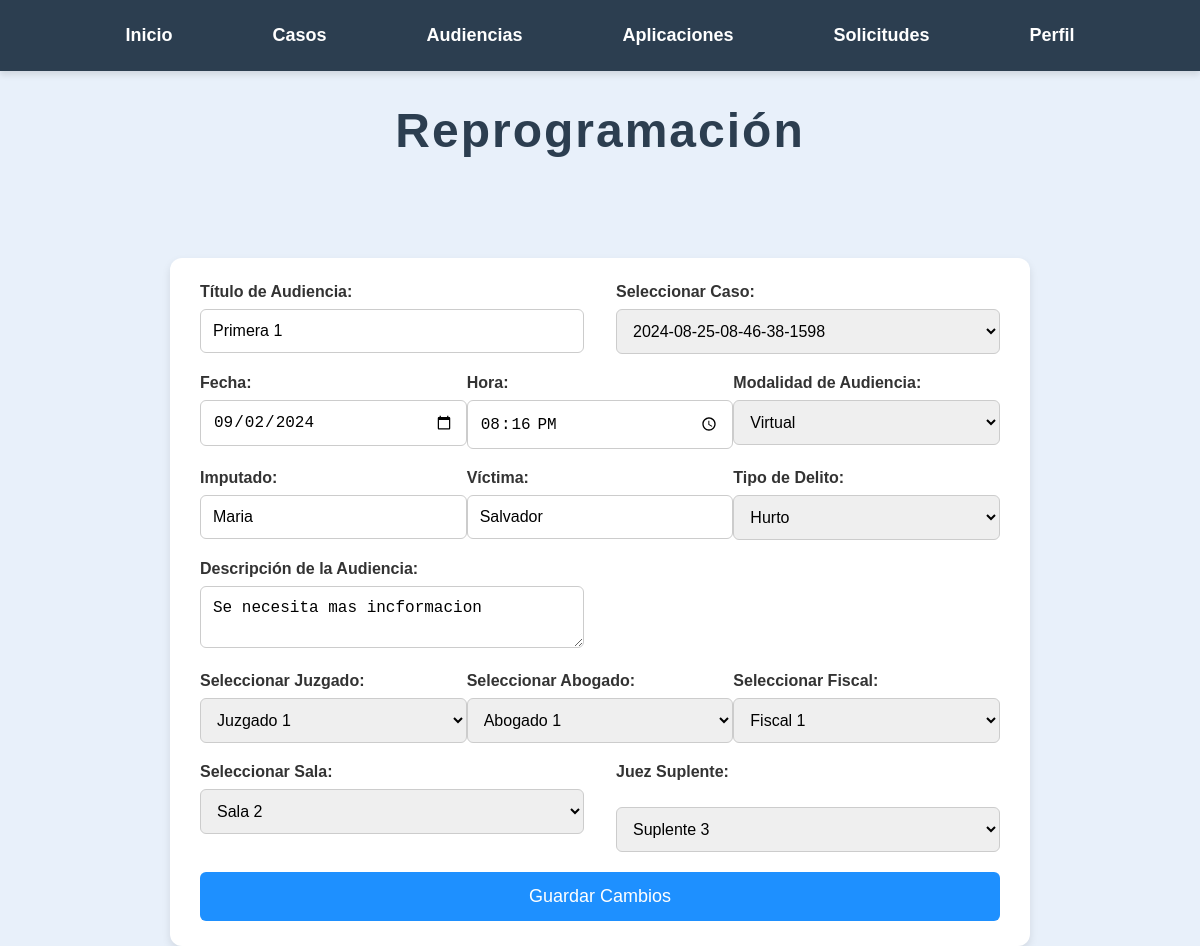
The app's page /Audiencias/editar_audiencia.php?id=8 (signed in), older data.
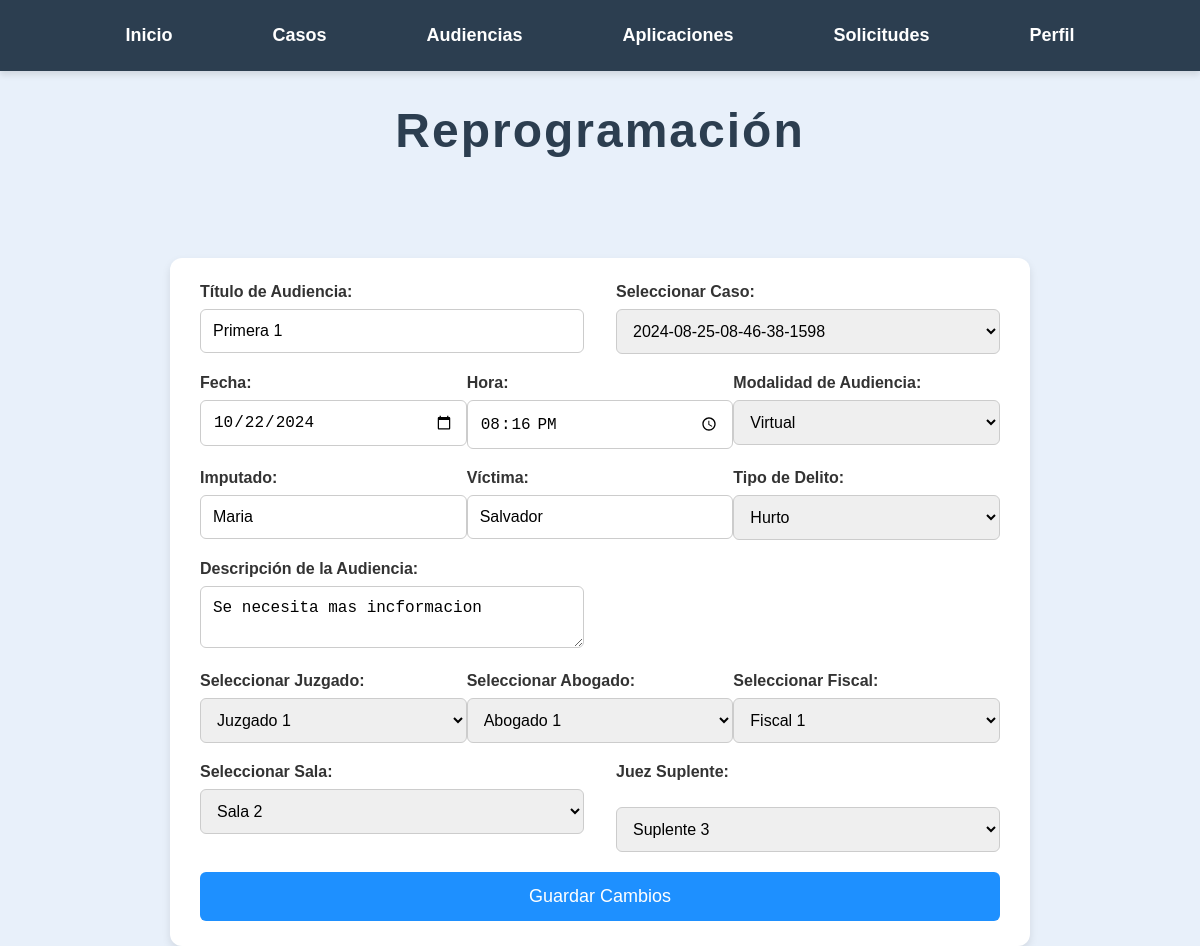
The same page, newer data.
### tables this page shows
CREATE TABLE `audiencias` (
  `id` int(11) NOT NULL,
  `titulo` varchar(255) NOT NULL,
  `caso` varchar(50) NOT NULL,
  `modalidad` varchar(50) NOT NULL,
  `fecha` date NOT NULL,
  `hora` time NOT NULL,
  `imputado` varchar(255) NOT NULL,
  `victima` varchar(255) NOT NULL,
  `delito` varchar(50) NOT NULL,
  `descripcion` text DEFAULT NULL,
  `juzgado` varchar(50) NOT NULL,
  `abogado` varchar(50) NOT NULL,
  `fiscal` varchar(50) NOT NULL,
  `sala` varchar(50) NOT NULL,
  `juez_suplente` varchar(50) NOT NULL
);

### Audiencias/editar_audiencia.php (the view, shortened to what the changed rows need)
<?php
function conectarDB() {
    $conn = new mysqli("localhost", "root", "", "legalcc");
    return $conn;
}
$conn = conectarDB();
$id = $_GET["id"];
$sql_audiencia = "SELECT * FROM audiencias WHERE id = $id";
$result_audiencia = $conn->query($sql_audiencia);
if ($result_audiencia->num_rows > 0) {
    $row = $result_audiencia->fetch_assoc();
    $sql_cases = "SELECT referencia FROM casos";
    $result_cases = $conn->query($sql_cases);
    $selected_case = $row['caso'];
    $currentPage = htmlspecialchars($_SERVER["PHP_SELF"]);
?>
<?php
$user_id = $_SESSION['user_id'];
$sql = "SELECT tipo FROM usuarios WHERE id = ?";
$stmt = $conn->prepare($sql);
$stmt->bind_param("i", $user_id);
$stmt->execute();
$stmt->bind_result($tipo_usuario);
?>
<!DOCTYPE html>
<html>
<head>
</head>
<body>
<nav>
        <ul>
            <li><a href="/Pagina_principal.php">Inicio</a></li>
            <li>
                <a href="/Casos/Buscar_Casos.php">Casos</a>
            </li>
            <li><a href="/Audiencias/Buscar_Audiencias.php">Audiencias</a></li>
            <li><a href="apps.php">Aplicaciones</a></li>
            <?php if ($tipo_usuario === 'juez'): ?>
            <li><a href="/Audiencias/ver_solicitudes.php">Solicitudes</a></li>
            <?php endif; ?>
            <li>
                <a href="/formularios/Perfil.php">Perfil</a>
            </li>
        </ul>
    </nav>
    <center><h1>Reprogramación</h1></center>
    <div class="container">
        <form method="post" action="<?= $currentPage ?>">
            <div style="display: flex; justify-content: space-between;">
                <div style="width: 48%;">
                    <label for="titulo">Título de Audiencia:</label>
                    <input type="text" id="titulo" name="titulo" value="<?= $row['titulo']; ?>">
                </div>
                <div style="width: 48%;">
                    <label for="caso">Seleccionar Caso:</label>
                    <select id="caso" name="caso">
                        <?php
                        while($row_case = $result_cases->fetch_assoc()) {
                            $selected = ($row_case['referencia'] == $selected_case) ? "selected" : "";
                            echo "<option value='{$row_case['referencia']}' $selected>{$row_case['referencia']}</option>";
                        }
                        ?>
                    </select>
                </div>
            </div>
            <div style="display: flex; justify-content: space-between;">
                <div style="width: 48%;">
                    <label for="fecha">Fecha:</label>
                    <input type="date" id="fecha" name="fecha" value="<?= $row['fecha']; ?>">
                </div>
                <div style="width: 48%;">
                    <label for="hora">Hora:</label>
                    <input type="time" id="hora" name="hora" value="<?= $row['hora']; ?>">
                </div>
                <div style="width: 48%;">
                    <label for="modalidad">Modalidad de Audiencia:</label>
                    <select id="modalidad" name="modalidad">
                        <option value="Virtual" <?= ($row['modalidad'] == 'Virtual') ? 'selected' : ''; ?>>Virtual</option>
                    </select>
                </div>
            </div>
            <div style="display: flex; justify-content: space-between;">
                <div style="width: 48%;">
                    <label for="imputado">Imputado:</label>
                    <input type="text" id="imputado" name="imputado" value="<?= $row['imputado']; ?>">
                </div>
                <div style="width: 48%;">
                    <label for="victima">Víctima:</label>
                    <input type="text" id="victima" name="victima" value="<?= $row['victima']; ?>">
                </div>
                <div style="width: 48%;">
                    <label for="delito">Tipo de Delito:</label>
                    <select id="delito" name="delito">
                        <option value="Hurto" <?= ($row['delito'] == 'Hurto') ? 'selected' : ''; ?>>Hurto</option>
                    </select>
                </div>
            </div>
            <div style="display: flex; justify-content: space-between;">
                <div style="width: 48%;">
                    <label for="descripcion">Descripción de la Audiencia:</label>
                    <textarea id="descripcion" name="descripcion"><?= $row['descripcion']; ?></textarea>
                </div>
            </div>
            <div style="display: flex; justify-content: space-between;">
                <div style="width: 48%;">
                    <label for="juzgado">Seleccionar Juzgado:</label>
                    <select id="juzgado" name="juzgado">
                        <option value="Juzgado 1" <?= ($row['juzgado'] == 'Juzgado 1') ? 'selected' : ''; ?>>Juzgado 1</option>
                    </select>
                </div>
                <div style="width: 48%;">
                    <label for="abogado">Seleccionar Abogado:</label>
                    <select id="abogado" name="abogado">
                        <option value="Abogado 1" <?= ($row['abogado'] == 'Abogado 1') ? 'selected' : ''; ?>>Abogado 1</option>
                    </select>
                </div>
                <div style="width: 48%;">
                    <label for="fiscal">Seleccionar Fiscal:</label>
                    <select id="fiscal" name="fiscal">
                        <option value="Fiscal 1" <?= ($row['fiscal'] == 'Fiscal 1') ? 'selected' : ''; ?>>Fiscal 1</option>
                    </select>
                </div>
            </div>
            <div style="display: flex; justify-content: space-between;">
                <div style="width: 48%;">
                    <label for="sala">Seleccionar Sala:</label>
                    <select id="sala" name="sala">
                        <option value="Sala 2" <?= ($row['sala'] == 'Sala 2') ? 'selected' : ''; ?>>Sala 2</option>
                    </select>
                </div>
                <div style="width: 48%;">
        <label for="juez_suplente">Juez Suplente:</label><br>
        <select id="juez_suplente" name="juez_suplente">
            <option value="Suplente 3" <?php if ($row['juez_suplente'] == 'Suplente 3') echo 'selected'; ?>>Suplente 3</option>
        </select><br>
        </div>
    </div>
            <input type="submit" value="Guardar Cambios">
        </form>
    </div>
<?php
} else {
    echo "No se encontró la audiencia.";
}
?>
</body>
</html>

Row changes from the older to the newer data that the page shows:
changed audiencias "Primera 1": fecha "09/02/2024" → "10/22/2024"
